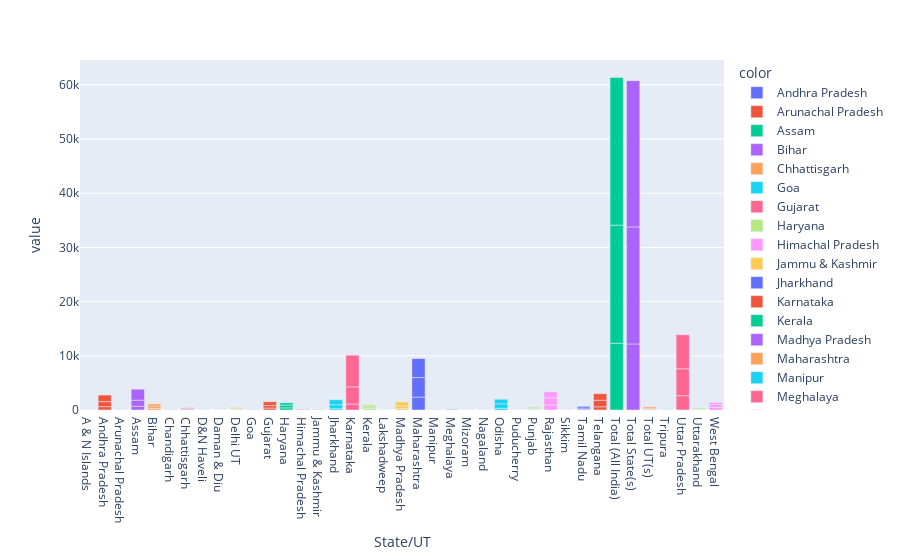

Write notebook code for a chart like this one.
### Code cell
px.bar(cyber_C.groupby(['State/UT'])[['2016', '2017', '2018']].sum(), color=cyber_C['State/UT'])

### Figure 1 — Plotly figure (JSON) as saved in the notebook; plotly's stock layout.template omitted (floating-point values rounded to 4 significant figures)
{"data": [{"alignmentgroup": "True", "hovertemplate": "color=Andhra Pradesh<br>State/UT=%{x}<br>value=%{y}<extra></extra>", "legendgroup": "Andhra Pradesh", "marker": {"color": "#636efa", "pattern": {"shape": ""}}, "name": "Andhra Pradesh", "offsetgroup": "Andhra Pradesh", "orientation": "v", "showlegend": true, "textposition": "auto", "type": "bar", "x": ["A & N Islands", "A & N Islands", "A & N Islands"], "xaxis": "x", "y": [3, 3, 7], "yaxis": "y"}, {"alignmentgroup": "True", "hovertemplate": "color=Arunachal Pradesh<br>State/UT=%{x}<br>value=%{y}<extra></extra>", "legendgroup": "Arunachal Pradesh", "marker": {"color": "#EF553B", "pattern": {"shape": ""}}, "name": "Arunachal Pradesh", "offsetgroup": "Arunachal Pradesh", "orientation": "v", "showlegend": true, "textposition": "auto", "type": "bar", "x": ["Andhra Pradesh", "Andhra Pradesh", "Andhra Pradesh"], "xaxis": "x", "y": [616, 931, 1207], "yaxis": "y"}, {"alignmentgroup": "True", "hovertemplate": "color=Assam<br>State/UT=%{x}<br>value=%{y}<extra></extra>", "legendgroup": "Assam", "marker": {"color": "#00cc96", "pattern": {"shape": ""}}, "name": "Assam", "offsetgroup": "Assam", "orientation": "v", "showlegend": true, "textposition": "auto", "type": "bar", "x": ["Arunachal Pradesh", "Arunachal Pradesh", "Arunachal Pradesh"], "xaxis": "x", "y": [4, 1, 7], "yaxis": "y"}, {"alignmentgroup": "True", "hovertemplate": "color=Bihar<br>State/UT=%{x}<br>value=%{y}<extra></extra>", "legendgroup": "Bihar", "marker": {"color": "#ab63fa", "pattern": {"shape": ""}}, "name": "Bihar", "offsetgroup": "Bihar", "orientation": "v", "showlegend": true, "textposition": "auto", "type": "bar", "x": ["Assam", "Assam", "Assam"], "xaxis": "x", "y": [696, 1120, 2022], "yaxis": "y"}, {"alignmentgroup": "True", "hovertemplate": "color=Chhattisgarh<br>State/UT=%{x}<br>value=%{y}<extra></extra>", "legendgroup": "Chhattisgarh", "marker": {"color": "#FFA15A", "pattern": {"shape": ""}}, "name": "Chhattisgarh", "offsetgroup": "Chhattisgarh", "orientation": "v", "showlegend": true, "textposition": "auto", "type": "bar", "x": ["Bihar", "Bihar", "Bihar"], "xaxis": "x", "y": [309, 433, 374], "yaxis": "y"}, {"alignmentgroup": "True", "hovertemplate": "color=Goa<br>State/UT=%{x}<br>value=%{y}<extra></extra>", "legendgroup": "Goa", "marker": {"color": "#19d3f3", "pattern": {"shape": ""}}, "name": "Goa", "offsetgroup": "Goa", "orientation": "v", "showlegend": true, "textposition": "auto", "type": "bar", "x": ["Chandigarh", "Chandigarh", "Chandigarh"], "xaxis": "x", "y": [26, 32, 30], "yaxis": "y"}, {"alignmentgroup": "True", "hovertemplate": "color=Gujarat<br>State/UT=%{x}<br>value=%{y}<extra></extra>", "legendgroup": "Gujarat", "marker": {"color": "#FF6692", "pattern": {"shape": ""}}, "name": "Gujarat", "offsetgroup": "Gujarat", "orientation": "v", "showlegend": true, "textposition": "auto", "type": "bar", "x": ["Chhattisgarh", "Chhattisgarh", "Chhattisgarh"], "xaxis": "x", "y": [90, 171, 139], "yaxis": "y"}, {"alignmentgroup": "True", "hovertemplate": "color=Haryana<br>State/UT=%{x}<br>value=%{y}<extra></extra>", "legendgroup": "Haryana", "marker": {"color": "#B6E880", "pattern": {"shape": ""}}, "name": "Haryana", "offsetgroup": "Haryana", "orientation": "v", "showlegend": true, "textposition": "auto", "type": "bar", "x": ["D&N Haveli", "D&N Haveli", "D&N Haveli"], "xaxis": "x", "y": [1, 1, 0], "yaxis": "y"}, {"alignmentgroup": "True", "hovertemplate": "color=Himachal Pradesh<br>State/UT=%{x}<br>value=%{y}<extra></extra>", "legendgroup": "Himachal Pradesh", "marker": {"color": "#FF97FF", "pattern": {"shape": ""}}, "name": "Himachal Pradesh", "offsetgroup": "Himachal Pradesh", "orientation": "v", "showlegend": true, "textposition": "auto", "type": "bar", "x": ["Daman & Diu", "Daman & Diu", "Daman & Diu"], "xaxis": "x", "y": [0, 0, 0], "yaxis": "y"}, {"alignmentgroup": "True", "hovertemplate": "color=Jammu & Kashmir<br>State/UT=%{x}<br>value=%{y}<extra></extra>", "legendgroup": "Jammu & Kashmir", "marker": {"color": "#FECB52", "pattern": {"shape": ""}}, "name": "Jammu & Kashmir", "offsetgroup": "Jammu & Kashmir", "orientation": "v", "showlegend": true, "textposition": "auto", "type": "bar", "x": ["Delhi UT", "Delhi UT", "Delhi UT"], "xaxis": "x", "y": [98, 162, 189], "yaxis": "y"}, {"alignmentgroup": "True", "hovertemplate": "color=Jharkhand<br>State/UT=%{x}<br>value=%{y}<extra></extra>", "legendgroup": "Jharkhand", "marker": {"color": "#636efa", "pattern": {"shape": ""}}, "name": "Jharkhand", "offsetgroup": "Jharkhand", "orientation": "v", "showlegend": true, "textposition": "auto", "type": "bar", "x": ["Goa", "Goa", "Goa"], "xaxis": "x", "y": [31, 13, 29], "yaxis": "y"}, {"alignmentgroup": "True", "hovertemplate": "color=Karnataka<br>State/UT=%{x}<br>value=%{y}<extra></extra>", "legendgroup": "Karnataka", "marker": {"color": "#EF553B", "pattern": {"shape": ""}}, "name": "Karnataka", "offsetgroup": "Karnataka", "orientation": "v", "showlegend": true, "textposition": "auto", "type": "bar", "x": ["Gujarat", "Gujarat", "Gujarat"], "xaxis": "x", "y": [362, 458, 702], "yaxis": "y"}, {"alignmentgroup": "True", "hovertemplate": "color=Kerala<br>State/UT=%{x}<br>value=%{y}<extra></extra>", "legendgroup": "Kerala", "marker": {"color": "#00cc96", "pattern": {"shape": ""}}, "name": "Kerala", "offsetgroup": "Kerala", "orientation": "v", "showlegend": true, "textposition": "auto", "type": "bar", "x": ["Haryana", "Haryana", "Haryana"], "xaxis": "x", "y": [401, 504, 418], "yaxis": "y"}, {"alignmentgroup": "True", "hovertemplate": "color=Madhya Pradesh<br>State/UT=%{x}<br>value=%{y}<extra></extra>", "legendgroup": "Madhya Pradesh", "marker": {"color": "#ab63fa", "pattern": {"shape": ""}}, "name": "Madhya Pradesh", "offsetgroup": "Madhya Pradesh", "orientation": "v", "showlegend": true, "textposition": "auto", "type": "bar", "x": ["Himachal Pradesh", "Himachal Pradesh", "Himachal Pradesh"], "xaxis": "x", "y": [31, 56, 69], "yaxis": "y"}, {"alignmentgroup": "True", "hovertemplate": "color=Maharashtra<br>State/UT=%{x}<br>value=%{y}<extra></extra>", "legendgroup": "Maharashtra", "marker": {"color": "#FFA15A", "pattern": {"shape": ""}}, "name": "Maharashtra", "offsetgroup": "Maharashtra", "orientation": "v", "showlegend": true, "textposition": "auto", "type": "bar", "x": ["Jammu & Kashmir", "Jammu & Kashmir", "Jammu & Kashmir"], "xaxis": "x", "y": [28, 63, 73], "yaxis": "y"}, {"alignmentgroup": "True", "hovertemplate": "color=Manipur<br>State/UT=%{x}<br>value=%{y}<extra></extra>", "legendgroup": "Manipur", "marker": {"color": "#19d3f3", "pattern": {"shape": ""}}, "name": "Manipur", "offsetgroup": "Manipur", "orientation": "v", "showlegend": true, "textposition": "auto", "type": "bar", "x": ["Jharkhand", "Jharkhand", "Jharkhand"], "xaxis": "x", "y": [259, 720, 930], "yaxis": "y"}, {"alignmentgroup": "True", "hovertemplate": "color=Meghalaya<br>State/UT=%{x}<br>value=%{y}<extra></extra>", "legendgroup": "Meghalaya", "marker": {"color": "#FF6692", "pattern": {"shape": ""}}, "name": "Meghalaya", "offsetgroup": "Meghalaya", "orientation": "v", "showlegend": true, "textposition": "auto", "type": "bar", "x": ["Karnataka", "Karnataka", "Karnataka"], "xaxis": "x", "y": [1101, 3174, 5839], "yaxis": "y"}, {"alignmentgroup": "True", "hovertemplate": "color=Mizoram<br>State/UT=%{x}<br>value=%{y}<extra></extra>", "legendgroup": "Mizoram", "marker": {"color": "#B6E880", "pattern": {"shape": ""}}, "name": "Mizoram", "offsetgroup": "Mizoram", "orientation": "v", "showlegend": true, "textposition": "auto", "type": "bar", "x": ["Kerala", "Kerala", "Kerala"], "xaxis": "x", "y": [283, 320, 340], "yaxis": "y"}, {"alignmentgroup": "True", "hovertemplate": "color=Nagaland<br>State/UT=%{x}<br>value=%{y}<extra></extra>", "legendgroup": "Nagaland", "marker": {"color": "#FF97FF", "pattern": {"shape": ""}}, "name": "Nagaland", "offsetgroup": "Nagaland", "orientation": "v", "showlegend": true, "textposition": "auto", "type": "bar", "x": ["Lakshadweep", "Lakshadweep", "Lakshadweep"], "xaxis": "x", "y": [0, 0, 4], "yaxis": "y"}, {"alignmentgroup": "True", "hovertemplate": "color=Odisha<br>State/UT=%{x}<br>value=%{y}<extra></extra>", "legendgroup": "Odisha", "marker": {"color": "#FECB52", "pattern": {"shape": ""}}, "name": "Odisha", "offsetgroup": "Odisha", "orientation": "v", "showlegend": true, "textposition": "auto", "type": "bar", "x": ["Madhya Pradesh", "Madhya Pradesh", "Madhya Pradesh"], "xaxis": "x", "y": [258, 490, 740], "yaxis": "y"}, {"alignmentgroup": "True", "hovertemplate": "color=Punjab<br>State/UT=%{x}<br>value=%{y}<extra></extra>", "legendgroup": "Punjab", "marker": {"color": "#636efa", "pattern": {"shape": ""}}, "name": "Punjab", "offsetgroup": "Punjab", "orientation": "v", "showlegend": true, "textposition": "auto", "type": "bar", "x": ["Maharashtra", "Maharashtra", "Maharashtra"], "xaxis": "x", "y": [2380, 3604, 3511], "yaxis": "y"}, {"alignmentgroup": "True", "hovertemplate": "color=Rajasthan<br>State/UT=%{x}<br>value=%{y}<extra></extra>", "legendgroup": "Rajasthan", "marker": {"color": "#EF553B", "pattern": {"shape": ""}}, "name": "Rajasthan", "offsetgroup": "Rajasthan", "orientation": "v", "showlegend": true, "textposition": "auto", "type": "bar", "x": ["Manipur", "Manipur", "Manipur"], "xaxis": "x", "y": [11, 74, 29], "yaxis": "y"}, {"alignmentgroup": "True", "hovertemplate": "color=Sikkim<br>State/UT=%{x}<br>value=%{y}<extra></extra>", "legendgroup": "Sikkim", "marker": {"color": "#00cc96", "pattern": {"shape": ""}}, "name": "Sikkim", "offsetgroup": "Sikkim", "orientation": "v", "showlegend": true, "textposition": "auto", "type": "bar", "x": ["Meghalaya", "Meghalaya", "Meghalaya"], "xaxis": "x", "y": [39, 39, 74], "yaxis": "y"}, {"alignmentgroup": "True", "hovertemplate": "color=Tamil Nadu<br>State/UT=%{x}<br>value=%{y}<extra></extra>", "legendgroup": "Tamil Nadu", "marker": {"color": "#ab63fa", "pattern": {"shape": ""}}, "name": "Tamil Nadu", "offsetgroup": "Tamil Nadu", "orientation": "v", "showlegend": true, "textposition": "auto", "type": "bar", "x": ["Mizoram", "Mizoram", "Mizoram"], "xaxis": "x", "y": [1, 10, 6], "yaxis": "y"}, {"alignmentgroup": "True", "hovertemplate": "color=Telangana<br>State/UT=%{x}<br>value=%{y}<extra></extra>", "legendgroup": "Telangana", "marker": {"color": "#FFA15A", "pattern": {"shape": ""}}, "name": "Telangana", "offsetgroup": "Telangana", "orientation": "v", "showlegend": true, "textposition": "auto", "type": "bar", "x": ["Nagaland", "Nagaland", "Nagaland"], "xaxis": "x", "y": [2, 0, 2], "yaxis": "y"}, {"alignmentgroup": "True", "hovertemplate": "color=Tripura<br>State/UT=%{x}<br>value=%{y}<extra></extra>", "legendgroup": "Tripura", "marker": {"color": "#19d3f3", "pattern": {"shape": ""}}, "name": "Tripura", "offsetgroup": "Tripura", "orientation": "v", "showlegend": true, "textposition": "auto", "type": "bar", "x": ["Odisha", "Odisha", "Odisha"], "xaxis": "x", "y": [317, 824, 843], "yaxis": "y"}, {"alignmentgroup": "True", "hovertemplate": "color=Uttar Pradesh<br>State/UT=%{x}<br>value=%{y}<extra></extra>", "legendgroup": "Uttar Pradesh", "marker": {"color": "#FF6692", "pattern": {"shape": ""}}, "name": "Uttar Pradesh", "offsetgroup": "Uttar Pradesh", "orientation": "v", "showlegend": true, "textposition": "auto", "type": "bar", "x": ["Puducherry", "Puducherry", "Puducherry"], "xaxis": "x", "y": [2, 5, 14], "yaxis": "y"}, {"alignmentgroup": "True", "hovertemplate": "color=Uttarakhand<br>State/UT=%{x}<br>value=%{y}<extra></extra>", "legendgroup": "Uttarakhand", "marker": {"color": "#B6E880", "pattern": {"shape": ""}}, "name": "Uttarakhand", "offsetgroup": "Uttarakhand", "orientation": "v", "showlegend": true, "textposition": "auto", "type": "bar", "x": ["Punjab", "Punjab", "Punjab"], "xaxis": "x", "y": [102, 176, 239], "yaxis": "y"}, {"alignmentgroup": "True", "hovertemplate": "color=West Bengal<br>State/UT=%{x}<br>value=%{y}<extra></extra>", "legendgroup": "West Bengal", "marker": {"color": "#FF97FF", "pattern": {"shape": ""}}, "name": "West Bengal", "offsetgroup": "West Bengal", "orientation": "v", "showlegend": true, "textposition": "auto", "type": "bar", "x": ["Rajasthan", "Rajasthan", "Rajasthan"], "xaxis": "x", "y": [941, 1304, 1104], "yaxis": "y"}, {"alignmentgroup": "True", "hovertemplate": "color=Total State(s)<br>State/UT=%{x}<br>value=%{y}<extra></extra>", "legendgroup": "Total State(s)", "marker": {"color": "#FECB52", "pattern": {"shape": ""}}, "name": "Total State(s)", "offsetgroup": "Total State(s)", "orientation": "v", "showlegend": true, "textposition": "auto", "type": "bar", "x": ["Sikkim", "Sikkim", "Sikkim"], "xaxis": "x", "y": [1, 1, 1], "yaxis": "y"}, {"alignmentgroup": "True", "hovertemplate": "color=A & N Islands<br>State/UT=%{x}<br>value=%{y}<extra></extra>", "legendgroup": "A & N Islands", "marker": {"color": "#636efa", "pattern": {"shape": ""}}, "name": "A & N Islands", "offsetgroup": "A & N Islands", "orientation": "v", "showlegend": true, "textposition": "auto", "type": "bar", "x": ["Tamil Nadu", "Tamil Nadu", "Tamil Nadu"], "xaxis": "x", "y": [144, 228, 295], "yaxis": "y"}, {"alignmentgroup": "True", "hovertemplate": "color=Chandigarh<br>State/UT=%{x}<br>value=%{y}<extra></extra>", "legendgroup": "Chandigarh", "marker": {"color": "#EF553B", "pattern": {"shape": ""}}, "name": "Chandigarh", "offsetgroup": "Chandigarh", "orientation": "v", "showlegend": true, "textposition": "auto", "type": "bar", "x": ["Telangana", "Telangana", "Telangana"], "xaxis": "x", "y": [593, 1209, 1205], "yaxis": "y"}, {"alignmentgroup": "True", "hovertemplate": "color=D&N Haveli<br>State/UT=%{x}<br>value=%{y}<extra></extra>", "legendgroup": "D&N Haveli", "marker": {"color": "#00cc96", "pattern": {"shape": ""}}, "name": "D&N Haveli", "offsetgroup": "D&N Haveli", "orientation": "v", "showlegend": true, "textposition": "auto", "type": "bar", "x": ["Total (All India)", "Total (All India)", "Total (All India)"], "xaxis": "x", "y": [12317, 21796, 27248], "yaxis": "y"}, {"alignmentgroup": "True", "hovertemplate": "color=Daman & Diu<br>State/UT=%{x}<br>value=%{y}<extra></extra>", "legendgroup": "Daman & Diu", "marker": {"color": "#ab63fa", "pattern": {"shape": ""}}, "name": "Daman & Diu", "offsetgroup": "Daman & Diu", "orientation": "v", "showlegend": true, "textposition": "auto", "type": "bar", "x": ["Total State(s)", "Total State(s)", "Total State(s)"], "xaxis": "x", "y": [12187, 21593, 27004], "yaxis": "y"}, {"alignmentgroup": "True", "hovertemplate": "color=Delhi UT<br>State/UT=%{x}<br>value=%{y}<extra></extra>", "legendgroup": "Delhi UT", "marker": {"color": "#FFA15A", "pattern": {"shape": ""}}, "name": "Delhi UT", "offsetgroup": "Delhi UT", "orientation": "v", "showlegend": true, "textposition": "auto", "type": "bar", "x": ["Total UT(s)", "Total UT(s)", "Total UT(s)"], "xaxis": "x", "y": [130, 203, 244], "yaxis": "y"}, {"alignmentgroup": "True", "hovertemplate": "color=Lakshadweep<br>State/UT=%{x}<br>value=%{y}<extra></extra>", "legendgroup": "Lakshadweep", "marker": {"color": "#19d3f3", "pattern": {"shape": ""}}, "name": "Lakshadweep", "offsetgroup": "Lakshadweep", "orientation": "v", "showlegend": true, "textposition": "auto", "type": "bar", "x": ["Tripura", "Tripura", "Tripura"], "xaxis": "x", "y": [8, 7, 20], "yaxis": "y"}, {"alignmentgroup": "True", "hovertemplate": "color=Puducherry<br>State/UT=%{x}<br>value=%{y}<extra></extra>", "legendgroup": "Puducherry", "marker": {"color": "#FF6692", "pattern": {"shape": ""}}, "name": "Puducherry", "offsetgroup": "Puducherry", "orientation": "v", "showlegend": true, "textposition": "auto", "type": "bar", "x": ["Uttar Pradesh", "Uttar Pradesh", "Uttar Pradesh"], "xaxis": "x", "y": [2639, 4971, 6280], "yaxis": "y"}, {"alignmentgroup": "True", "hovertemplate": "color=Total UT(s)<br>State/UT=%{x}<br>value=%{y}<extra></extra>", "legendgroup": "Total UT(s)", "marker": {"color": "#B6E880", "pattern": {"shape": ""}}, "name": "Total UT(s)", "offsetgroup": "Total UT(s)", "orientation": "v", "showlegend": true, "textposition": "auto", "type": "bar", "x": ["Uttarakhand", "Uttarakhand", "Uttarakhand"], "xaxis": "x", "y": [62, 124, 171], "yaxis": "y"}, {"alignmentgroup": "True", "hovertemplate": "color=Total (All India)<br>State/UT=%{x}<br>value=%{y}<extra></extra>", "legendgroup": "Total (All India)", "marker": {"color": "#FF97FF", "pattern": {"shape": ""}}, "name": "Total (All India)", "offsetgroup": "Total (All India)", "orientation": "v", "showlegend": true, "textposition": "auto", "type": "bar", "x": ["West Bengal", "West Bengal", "West Bengal"], "xaxis": "x", "y": [478, 568, 335], "yaxis": "y"}], "layout": {"barmode": "relative", "legend": {"title": {"text": "color"}, "tracegroupgap": 0}, "margin": {"t": 60}, "xaxis": {"anchor": "y", "domain": [0, 1], "title": {"text": "State/UT"}}, "yaxis": {"anchor": "x", "domain": [0, 1], "title": {"text": "value"}}}}
